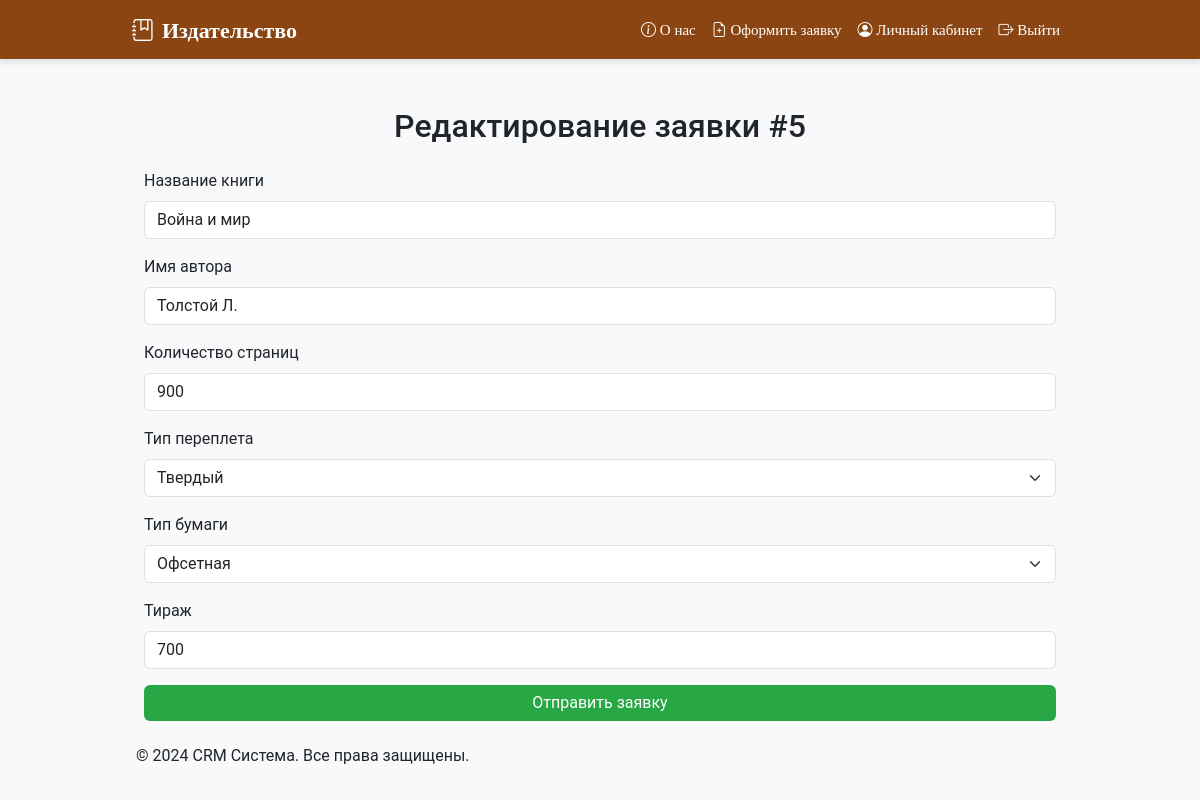
Page /edit_order/5 (signed in) on the committed database.
### models.py (models this page shows, shortened)
class Order(db.Model):
    id = db.Column(db.Integer, primary_key=True)
    client_id = db.Column(db.Integer, db.ForeignKey('user.id'), nullable=False)
    client = db.relationship('User', backref='orders', lazy=True)  # Добавлено
    product_type = db.Column(db.String(50), nullable=False)
    book_title = db.Column(db.String(200), nullable=True)
    author_name = db.Column(db.String(100), nullable=True)
    pages_count = db.Column(db.Integer, nullable=True)
    binding_type = db.Column(db.String(50), nullable=True)
    paper_type = db.Column(db.String(50), nullable=True)
    copies_count = db.Column(db.Integer, nullable=True)
    magazine_title = db.Column(db.String(200), nullable=True)
    magazine_pages_count = db.Column(db.Integer, nullable=True)
    magazine_paper_type = db.Column(db.String(50), nullable=True)
    magazine_copies_count = db.Column(db.Integer, nullable=True)
    advertisement_paper_type = db.Column(db.String(50), nullable=True)
    advertisement_image_filename = db.Column(db.String(200), nullable=True)
    file_name = db.Column(db.String(200), nullable=True)
    status = db.Column(db.String(50), default="Ожидает обработки")
    created_at = db.Column(db.DateTime, default=datetime.utcnow)
    updated_at = db.Column(db.DateTime, default=datetime.utcnow, onupdate=datetime.utcnow)
    assigned_employee = db.Column(db.String(100), nullable=True)

### app.py (the view, shortened to what this page needs)
@app.route('/edit_order/<int:order_id>', methods=['GET', 'POST'])
@login_required
def edit_order(order_id):
    if current_user.role != 'client':
        flash('У вас нет доступа к этой странице.', 'danger')
        return redirect(url_for('profile'))
    order = Order.query.get_or_404(order_id)
    if order.status != 'Требуется доработка':
        flash('Вы не можете редактировать эту заявку.', 'danger')
        return redirect(url_for('profile'))
    return render_template('edit_order.html', order=order)

### app.py (called while the page is built)
@login_manager.user_loader
def load_user(user_id):
    return User.query.get(int(user_id))

### templates/edit_order.html (shortened to what this page needs)
{% extends 'base.html' %}
{% block content %}
<div class="container mt-4">
    <h2 class="text-center mb-4">Редактирование заявки #{{ order.id }}</h2>
    <form method="POST" enctype="multipart/form-data">
        {% if order.product_type == 'book' %}
        <div class="mb-3">
            <label for="book_title" class="form-label">Название книги</label>
            <input type="text" class="form-control" id="book_title" name="book_title" value="{{ order.book_title }}" required>
        </div>
        <div class="mb-3">
            <label for="author_name" class="form-label">Имя автора</label>
            <input type="text" class="form-control" id="author_name" name="author_name" value="{{ order.author_name }}" required>
        </div>
        <div class="mb-3">
            <label for="pages_count" class="form-label">Количество страниц</label>
            <input type="number" class="form-control" id="pages_count" name="pages_count" value="{{ order.pages_count }}" required>
        </div>
        <div class="mb-3">
            <label for="binding_type" class="form-label">Тип переплета</label>
            <select class="form-select" id="binding_type" name="binding_type" required>
                <option value="Твердый" {% if order.binding_type == 'Твердый' %}selected{% endif %}>Твердый</option>
            </select>
        </div>
        <div class="mb-3">
            <label for="paper_type" class="form-label">Тип бумаги</label>
            <select class="form-select" id="paper_type" name="paper_type" required>
                <option value="Офсетная" {% if order.paper_type == 'Офсетная' %}selected{% endif %}>Офсетная</option>
            </select>
        </div>
        <div class="mb-3">
            <label for="copies_count" class="form-label">Тираж</label>
            <input type="number" class="form-control" id="copies_count" name="copies_count" value="{{ order.copies_count }}" required>
        </div>
        {% endif %}
        <button type="submit" class="btn btn-success w-100">Отправить заявку</button>
    </form>
</div>
{% endblock %}

### static/styles.css (style rules this page uses)
body { margin: 0; padding: 0; font-family: 'Roboto', sans-serif; background-color: #f8f9fa; }
.container { max-width: 960px; }
html, body { height: 100%; margin: 0; }
body { display: flex; flex-direction: column; }
.btn-success { background-color: #28a745; border: none; transition: background-color 0.3s ease; }

### rows in the picture
Order: id "5", book_title "Война и мир", author_name "Толстой Л.", pages_count "900", binding_type "Твердый", paper_type "Офсетная", copies_count "700"
